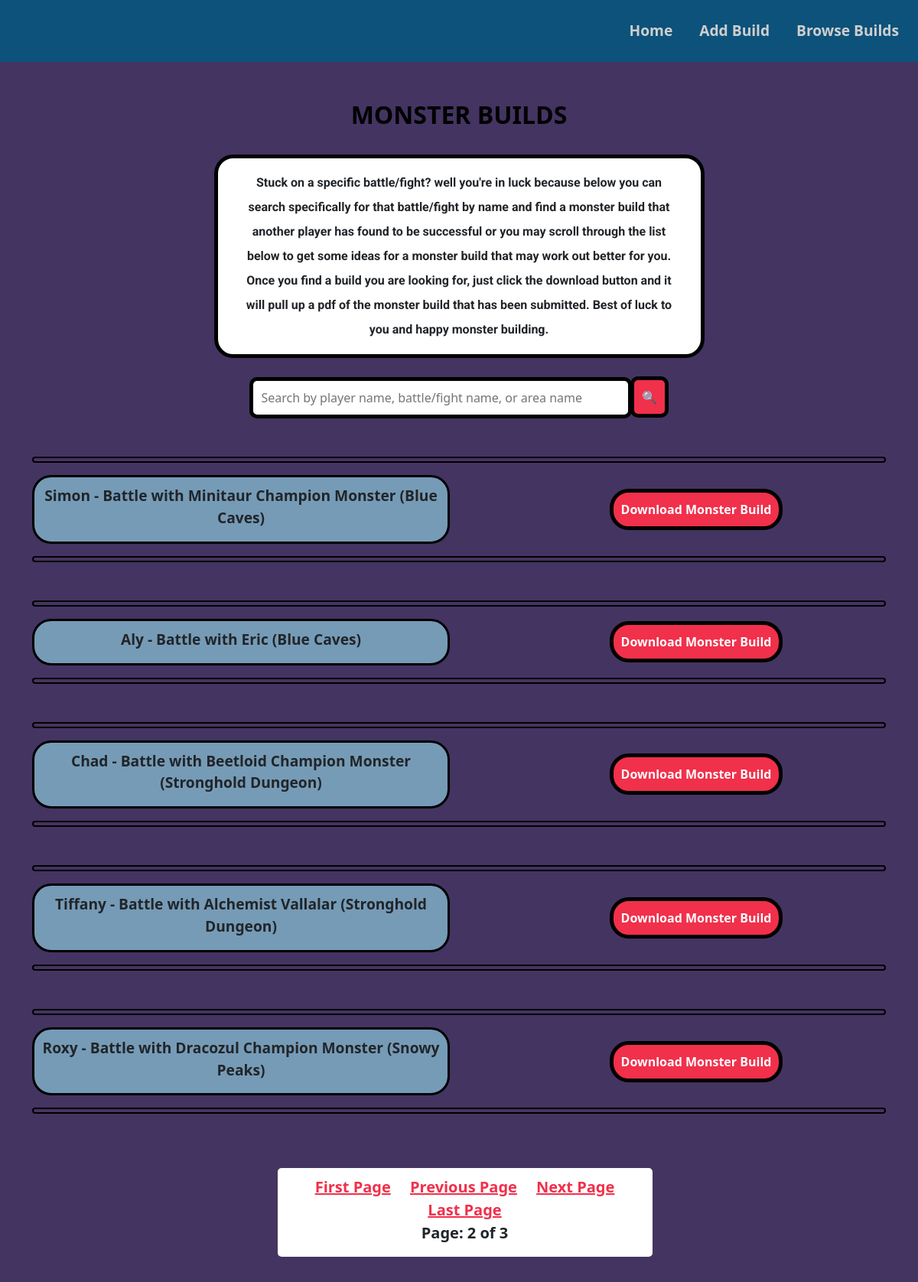
/build-list/?page=2, run on the app's committed database.
### project/models.py (models this page shows, shortened)
class Build(models.Model):
    battle_name = models.CharField(max_length=100)
    monster_build = models.CharField(max_length=100)
    skill_1 = models.TextField(max_length=1000)
    equip_1 = models.CharField(max_length=200)
    skill_2 = models.TextField(max_length=1000)
    equip_2 = models.CharField(max_length=200)
    skill_3 = models.TextField(max_length=1000)
    equip_3 = models.CharField(max_length=200)
    strategy = models.TextField(max_length=5000)

### project/views.py (the view)
# urls.py: path('build-list/', views.build_list, name="build_list"),
def build_list(request):
    builds = Build.objects.all()
    fight_name = request.GET.get('fight_name')
    if fight_name != '' and fight_name is not None:
        builds = builds.filter(battle_name__icontains=fight_name)
    paginator = Paginator(builds, 5)
    page = request.GET.get('page')
    builds = paginator.get_page(page)
    return render(request, 'project/build_list.html', {'builds': builds})

### project/templates/project/build_list.html (shortened to what this page needs)
{% extends 'project/base.html' %}
{% block body %}
<div class="container">
    <div class="row align-items-center justify-content-md-center">
        <div class="col-md-12 text-center">
            <h2 class="builds-list-header">MONSTER BUILDS</h2>
        </div>
    </div>
    <div class="row align-items-center justify-content-md-center">
        <div class="col-md-7 text-center">
            <div class="card builds-list-card-intro">
                <div class="card-body">
                    <p class="card-text builds-list-card-intro-text">
                        Stuck on a specific battle/fight? well you're in luck because below
                        you can search specifically for that battle/fight by name and find
                        a monster build that another player has found to be successful or
                        you may scroll through the list below to get some ideas for a
                        monster build that may work out better for you. Once you find
                        a build you are looking for, just click the download button and
                        it will pull up a pdf of the monster build that has been submitted.
                        Best of luck to you and happy monster building.
                    </p>
                </div>
            </div>
        </div>
    </div>
    <div class="container">
        <div class="row">
            <div class="col-md-12 d-flex justify-content-md-center">
                <form action="" method="GET">
                    <input class="search-build" type="search" placeholder="Search by player name, battle/fight name, or area name" name="fight_name">
                    <button class="btn btn-danger search-btn" type="submit">&#128269</button>
                </form>
            </div>
        </div>
    </div>
    {% for build in builds %}
        <hr class="builds-list-horizontal-line">
        <div class="row align-items-center justify-content-md-center battle-card">
            <div class="col-md-6 text-center">
                <div class="card build-list-card">
                    <p class="battle">{{ build.battle_name }}</p>
                </div>
            </div>
            <div class="col-md-6 text-center">
                <a href="/{{build.id}}" class="btn btn-danger download-btn text-white">Download Monster Build</a>
            </div>
        </div>
        <hr>
    {% endfor %}
    <div class="container page-container">
        <div class="row page-number text-center">
            <div class="col-md-12">
                {% if builds.has_previous %}
                <a href="?page=1" class="page-first">First Page</a>
                <a href="?page={{ builds.previous_page_number }}" class="page-previous">Previous Page</a>
                {% endif %}
                {% if builds.has_next %}
                <a href="?page={{ builds.next_page_number }}" class="page-next">Next Page</a>
                <a href="?page={{ builds.paginator.num_pages }}" class="page-last">Last Page</a>
                {% endif %}
                <div class="row">
                    <p class="page">Page: <span>{{ builds.number }} of {{ builds.paginator.num_pages }}</span></p>
                </div>
            </div>
        </div>
    </div>
</div>
{% endblock %}

### project/static/project/style.css (style rules this page uses)
body { background-color: #443461 !important; }
.card { border: solid black !important; border-radius: 25px !important; }
.global-bg { background-image: url("https://cdn.cloudflare.steamstatic.com/steamcommunity/public/images/items/814370/1f01e9c455dab0df30384d2b727de27b4f7c460b.jpg") !important; background-size: cover; background-repeat: no-repeat; }
.builds-list-horizontal-line { margin-top: 50px; }
.builds-list-header { color: black; font-weight: bolder; margin-top: 50px; }
.builds-list-card-intro { border: 5px solid black !important; font-family: 'Roboto', serif !important; margin-top: 25px; }
.builds-list-card-intro-text { font-weight: bolder; line-height: 2em !important; padding: 0px 10px 0px 10px; }
.build-list-card { background-color: #769bb6 !important; padding: 10px 0px 0px 0px!important; }
.download-btn { background-color: #f1304b !important; border: 5px solid black !important; border-radius: 25px !important; color: white !important; font-weight: bolder !important; margin-left: 50px; padding: 10px !important; }
hr { height: 8px; background-color: #443461; border: 2px solid black !important; border-radius: 25px; opacity: 1 !important; }
p.battle { font-size: larger; font-weight: bolder !important; }
.page-container { display: flex; justify-content: center; }
.page-first { color: #f1304b !important; font-size: 20px; font-weight: bolder; margin-left: 20px; margin-right: 20px; text-decoration: none; }
.page-last { color: #f1304b !important; font-size: 20px; font-weight: bolder; margin-left: 20px; text-decoration: underline; }
.page-next { color: #f1304b !important; font-size: 20px; font-weight: bolder; margin-right: 20px; text-decoration: underline; }
.page-number a { color: #f1304b !important; font-size: 20px !important; font-weight: bolder !important; margin-right: 20px !important; text-decoration: underline !important; }
.page-number { background-color: white; border: 5px solid #443461 !important; border-radius: 10px !important; font-size: 20px !important; font-weight: bolder !important; margin-bottom: 100px !important; margin-left: 3px !important; margin-top: 50px !important; padding-top: 10px !important; width: 500px !important; }
p.page { font-size: 20px !important; font-weight: bolder !important; margin-right: 10px; }
.search-build { border: 5px solid black !important; border-radius: 10px !important; margin-top: 25px; padding: 10px !important; width: 500px; }
.search-btn { background-color: #f1304b !important; border: 5px solid black !important; border-radius: 10px !important; color: white !important; font-weight: bolder !important; margin-top: -5px; margin-left: -7px; padding: 10px !important; }

### data on the page
Build: battle_name "Simon - Battle with Minitaur Champion Monster (Blue Caves)"
Build: battle_name "Aly - Battle with Eric (Blue Caves)"
Build: battle_name "Chad - Battle with Beetloid Champion Monster (Stronghold Dungeon)"
Build: battle_name "Tiffany - Battle with Alchemist Vallalar (Stronghold Dungeon)"
Build: battle_name "Roxy - Battle with Dracozul Champion Monster (Snowy Peaks)"

### other printed values
{{ builds.number }} "2"
{{ builds.paginator.num_pages }} "3"
